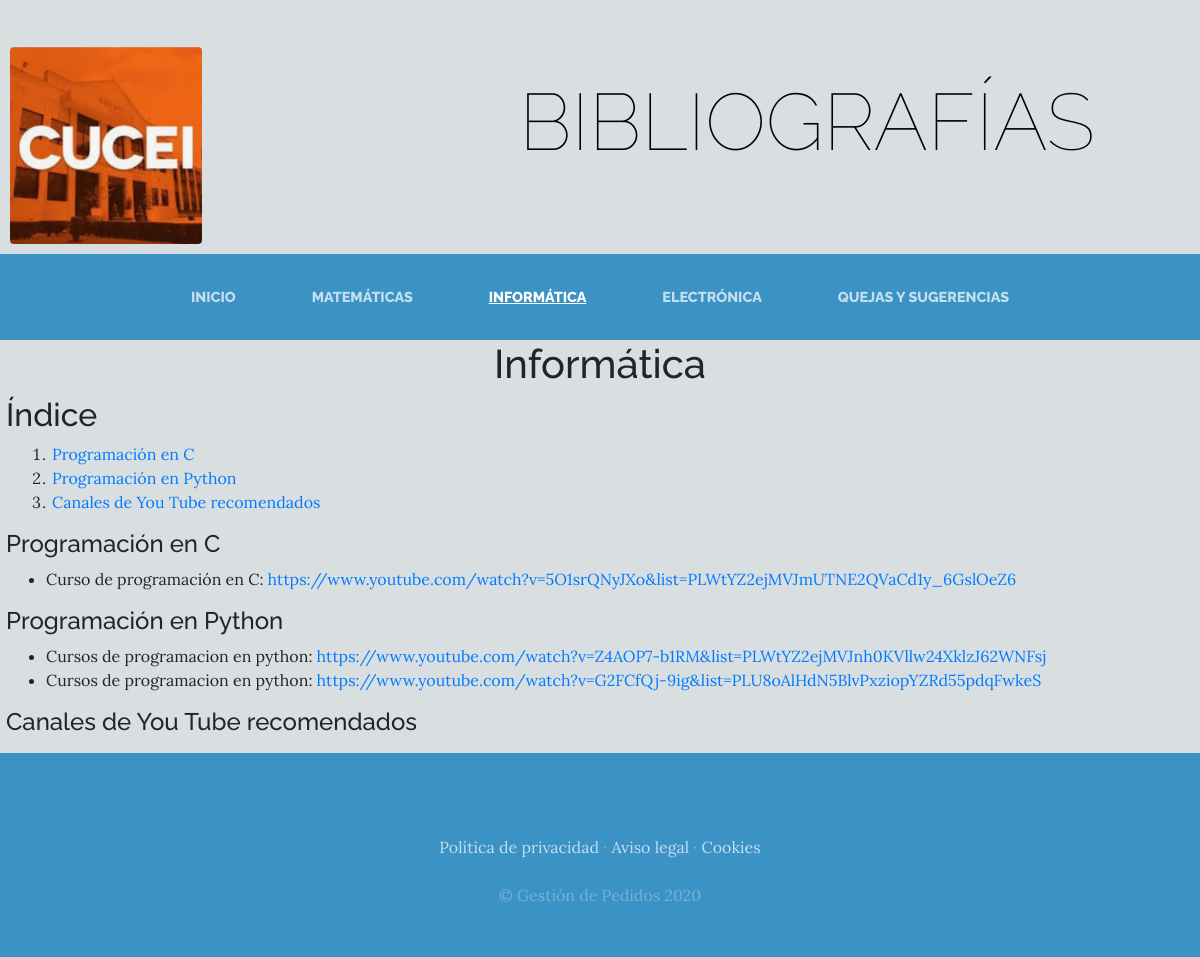
Page /infor/ on the committed database.
### infor/models.py (models this page shows, shortened)
class Categinfor(models.Model):
    nombre = models.CharField(max_length = 50)
    created = models.DateTimeField(auto_now_add = True)
    update = models.DateTimeField(auto_now_add = True)
    class Meta:
        verbose_name = 'categoría'
        verbose_name_plural = 'categorías'

class Bibliografiainfor(models.Model):
    titulo = models.CharField(max_length = 50)
    link = models.CharField(max_length = 200)
    categoria = models.CharField(max_length = 50)
    created = models.DateTimeField(auto_now_add = True)
    update = models.DateTimeField(auto_now_add = True)
    class Meta:
        verbose_name = 'bibliografía'
        verbose_name_plural = 'bibliografías'

### infor/views.py (the view)
# urls.py: path('infor/', include('infor.urls')),
def infor(request):
    categorias = Categinfor.objects.all()
    biblio = Bibliografiainfor.objects.all()
    return render(request, "infor/infor.html", {"biblio": biblio, "categorias": categorias})

### infor/templates/infor/infor.html
{% extends "aplicacionapp/base.html" %}
{% load static %}
{% block content %}
    <h1 align = "center">Informática</h1>
    <h2>Índice</h2>
    <ol>
        {% for i in categorias %}
            <li><a href="#section{{i.id}}">{{i.nombre}}</a></li>
        {% endfor %}
    </ol>
    {% for i in categorias %}
        <h4 id = "section{{i.id}}">{{i.nombre}}</h4>
        <ul>
            {% for j in biblio %}
                {% if j.categoria == i.nombre %}
                    <li><a>{{j.titulo}}: </a><a href="{{j.link}}">{{j.link}}</a></li>
                {% endif %}
            {% endfor %}
        </ul>
    {% endfor %}
{% endblock %}

### aplicacionapp/static/aplicacionapp/css/gestion.css (style rules this page uses)
body { font-family: 'Lora'; background-color: rgb(217, 222, 224); background-attachment: fixed; background-position: center; background-size: cover; }
h1, h2, h3, h4, h5, h6 { font-family: 'Raleway'; }

### aplicacionapp/templates/aplicacionapp/base.html (style rules this page uses)
ol, h2, h4, li, h1, form,h3 { margin-left: 6px; margin-right: 6px; }

### rows in the picture
Categinfor: nombre "Programación en C"
Categinfor: nombre "Programación en Python"
Categinfor: nombre "Canales de You Tube recomendados"
Bibliografiainfor: titulo "Curso de programación en C", link "https://www.youtube.com/watch?v=5O1srQNyJXo&list=PLWtYZ2ejMVJmUTNE2QVaCd1y_6GslOeZ6"
Bibliografiainfor: titulo "Cursos de programacion en python", link "https://www.youtube.com/watch?v=Z4AOP7-b1RM&list=PLWtYZ2ejMVJnh0KVllw24XklzJ62WNFsj"
Bibliografiainfor: titulo "Cursos de programacion en python", link "https://www.youtube.com/watch?v=G2FCfQj-9ig&list=PLU8oAlHdN5BlvPxziopYZRd55pdqFwkeS"
